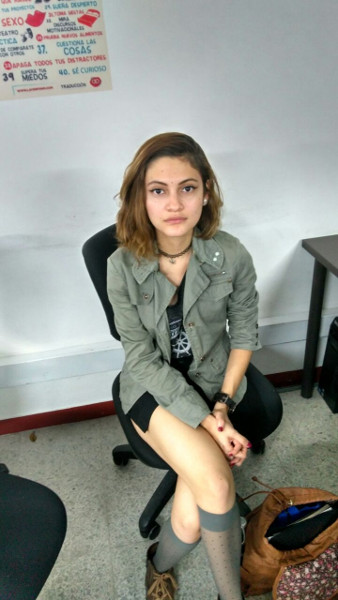
#> input picture framework/ori.jpg, 338 x 600 px
$ python main.py   (Python 2 division)
#> lines starting #> are read from the running program, lines starting #| are printed output that depends on the picture
from __future__ import division
from math import sqrt, pow, exp
import numpy as np
import random
import matplotlib.tri as tri
from numpy import linalg as LA
import cv2
import itertools

# =========================================================================== #


class Hypergraph():
    # [53 lines left out: functions __init__, __getHyperedges, __euclideanDistance, __getMinValues, not called in this run]

    def show_hyperedges(self):
        for i, e in enumerate(self.E):
            print "E{0}: {1}".format(i, e)

# =========================================================================== #


def get_features(img, limit=10, outname="sample.jpg", show=False):
    '''
        img should be gray
    '''
    detector = cv2.FeatureDetector_create('SURF')
    descriptor = cv2.DescriptorExtractor_create('SURF')
    kp = detector.detect(img)
    # getting most relevant points
    kp = sorted(kp, key=lambda x: x.response, reverse=True)
    kp, des = descriptor.compute(img, kp)
    img_to_write = np.zeros(img.shape)
    img_to_write = cv2.drawKeypoints(img, kp[:limit], img_to_write)
    cv2.imwrite(outname, img_to_write)
    if show:
        cv2.namedWindow('Keypoints')  # , cv2.WINDOW_NORMAL)
        cv2.imshow('Keypoints', img_to_write)
        cv2.waitKey()
    return (kp[:limit], des[:limit]) if len(kp) > limit else (kp, des)

# =========================== Feature Based Utils =========================== #


# [298 lines left out: functions similarity, similarity_descriptors, hyperedge_weigth, compute_w_parameter, vectors_sin, get_angles_sin and 8 more, not called in this run]


if __name__ == "__main__":
    M = 100
    img1 = cv2.imread('./ori.jpg')
#> img1 is the input picture: shape (600, 338, 3); mean B, G, R 137.4, 145.1, 143.5
    img2 = cv2.imread('./ori.rot.jpg')
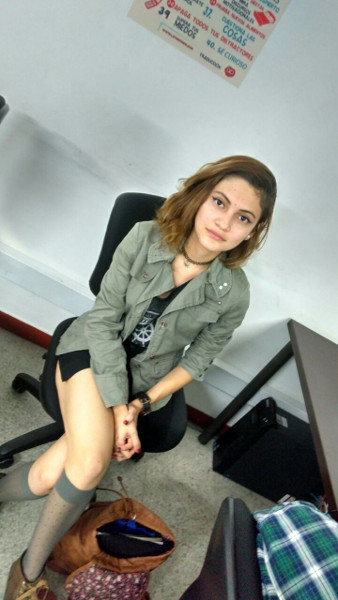
#> input picture framework/ori.rot.jpg, 338 x 600 px
#> img2 is the input picture: shape (600, 338, 3); mean B, G, R 135.2, 143.1, 139.8
    # convert to gray
    img1_gray = cv2.cvtColor(img1, cv2.COLOR_BGR2GRAY)
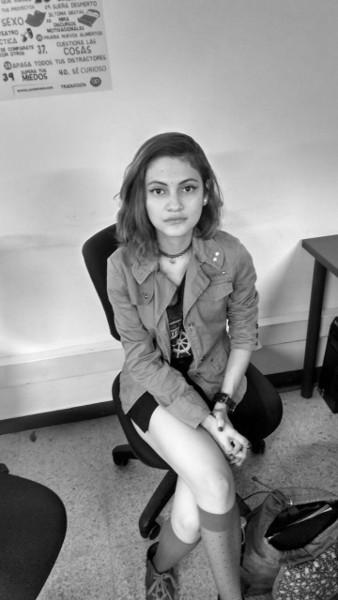
#> img1_gray: shape (600, 338); min 0, max 252, mean 143.7
    img2_gray = cv2.cvtColor(img2, cv2.COLOR_BGR2GRAY)
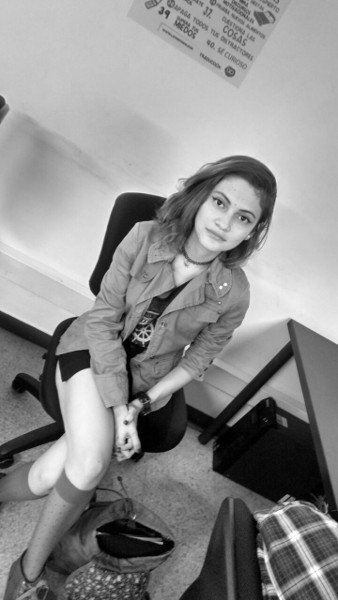
#> img2_gray: shape (600, 338); min 0, max 255, mean 141.1

    # get features and distances between every pair of points from both images
    (kpts1, des1) = get_features(img1_gray, M, './target.jpg', show=False)
#> (the run stopped early here; a loop or call above may not have finished)
